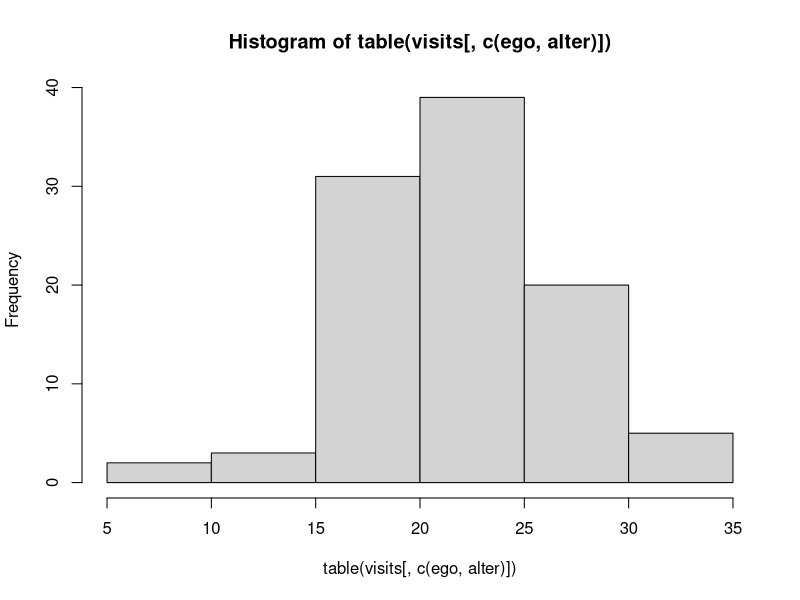

The R source for this figure:
library(data.table)

set.seed(7778)
# This setup yields a mean degree of 25.09
N_desired       <- 10000
N_locations     <- ceiling(N_desired/100)
N_avg_locations <- .5

expected_deg <- function(n, m, v) {
  (n - 1) * (1 - (2*(1 - 1/m)^v - (1 - 1/m)^(2 * v)) ^ m)
} 

expected_deg(N_desired, N_locations, N_avg_locations)

toth <- fread("../model-saltlake/data-raw/analysisData.txt")

# - `n`: total number of people in household
# - `a`: number who were antibody tested
# - `s`: number who responded to the survey but were not antibody tested
# - `aPP`: number who reported a prior positive test result and received a positive antibody test
# - `aPN`: number who reported a prior positive test result and received a negative antibody test
# - `aNP`: number who reported no prior positive test result and received a positive antibody test
# - `sP`: number who were surveyed, reported a prior positive test result, and did not receive an antibody test

setnames(
  toth,
  colnames(toth),
  c("household_size", "antibody_tested", "responded_but_not_tested", 
    "prior_pos_test_and_test_pos",
    "prior_pos_test_and_test_neg",
    "prior_neg_test_and_test_pos",
    "surveyed_prior_pos_test_and_not_tested",
    "freq"
    )
)

toth[, sum(household_size * freq)] # Total population

# Building the synthetic population --------------------------------------------
households <- toth[, sample(household_size, size = N_desired, replace = TRUE, prob = freq)]
households <- data.table(households, cum_size = cumsum(households))
households <- households[cum_size <= N_desired]
households[, household := 1L:.N]
households <- households[, .(household = rep(household, households))]
households[, id := (1L:.N) - 1]

# Adding the reminder
if (nrow(households) < N_desired)
  households <- rbind(
    households,
    data.table(
      household = max(households$household),
      id        = max(households$id) + 1L:(N_desired - nrow(households))
    ))

households <- merge(
  households[,.(household, ego = id)],
  households[,.(household, alter = id)], 
  allow.cartesian = TRUE
)[ego != alter]

households <- households[, .(ego = fifelse(ego < alter, ego, alter), alter = fifelse(ego < alter, alter, ego))]
households <- unique(households)

# Building ties between individuals --------------------------------------------
p_visit <- 1 - (1 - 1/N_locations)^N_avg_locations

# Sampling visits
visits <- which(matrix(
  runif(N_locations * N_desired) < p_visit, ncol = N_desired
), arr.ind = TRUE)

visits <- data.table(
  id  = visits[,1] - 1L,
  loc = visits[,2]
)

# Creating the bipartite graph  
visits <- merge(
  visits[, .(ego = id, loc)],
  visits[, .(alter = id, loc)],
  by = "loc", allow.cartesian = TRUE, all = TRUE
)[, loc:=NULL] |> unique()

# Retrieving the edgelist
visits <- visits[, .(ego = fifelse(ego > alter, alter, ego), alter = fifelse(ego > alter, ego, alter))]
visits <- unique(visits)[ego != alter,]

mean(table(visits[, c(ego, alter)])) # 22.2 as expected
hist(table(visits[, c(ego, alter)]))

saveRDS(
  list(households = households, outsize_contacts = visits),
  file = "population.rds"
)

fwrite(
  unique(rbind(households)), # Will be connected through entities
  file = "population.txt",
  sep = " ", col.names = FALSE
)

# Sampling one entity per agent, using 100 agents per entity
# A uniform distribution. 100 agents per entity
n_entities <- N_desired / 100
agent_entity <- data.table(
  id     = rep(1:N_desired - 1, 1),
  entity = sample.int(n_entities, size = N_desired * 1, replace = TRUE) - 1
)

fwrite(
  unique(agent_entity),
  file = "agents_entities.txt",
  sep = " ", col.names = FALSE
)